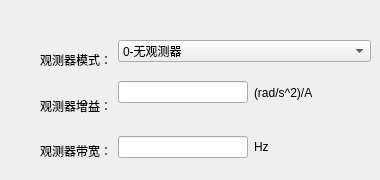
   <widget class="QWidget" name="tab_12">
    <attribute name="title">
     <string>观测器</string>
    </attribute>
    <widget class="QWidget" name="layoutWidget">
     <property name="geometry">
      <rect>
       <x>40</x>
       <y>40</y>
       <width>331</width>
       <height>131</height>
      </rect>
     </property>
     <layout class="QHBoxLayout" name="horizontalLayout_32">
      <item>
       <layout class="QVBoxLayout" name="verticalLayout_30">
        <item>
         <widget class="QLabel" name="label_74">
          <property name="text">
           <string>观测器模式：</string>
          </property>
         </widget>
        </item>
        <item>
         <widget class="QLabel" name="label_75">
          <property name="text">
           <string>观测器增益：</string>
          </property>
         </widget>
        </item>
        <item>
         <widget class="QLabel" name="label_76">
          <property name="text">
           <string>观测器带宽：</string>
          </property>
         </widget>
        </item>
       </layout>
      </item>
      <item>
       <layout class="QVBoxLayout" name="verticalLayout_31">
        <item>
         <widget class="QComboBox" name="comboBox_3">
          <item>
           <property name="text">
            <string>0-无观测器</string>
           </property>
          </item>
          <item>
           <property name="text">
            <string>1-Luenberger</string>
           </property>
          </item>
         </widget>
        </item>
        <item>
         <layout class="QHBoxLayout" name="horizontalLayout_30">
          <item>
           <widget class="QLineEdit" name="lineEdit_23">
            <property name="maximumSize">
             <size>
              <width>130</width>
              <height>16777215</height>
             </size>
            </property>
           </widget>
          </item>
          <item>
           <widget class="QLabel" name="label_77">
            <property name="text">
             <string>(rad/s^2)/A</string>
            </property>
           </widget>
          </item>
         </layout>
        </item>
        <item>
         <layout class="QHBoxLayout" name="horizontalLayout_31">
          <item>
           <widget class="QLineEdit" name="lineEdit_24">
            <property name="maximumSize">
             <size>
              <width>130</width>
              <height>16777215</height>
             </size>
            </property>
           </widget>
          </item>
          <item>
           <widget class="QLabel" name="label_78">
            <property name="text">
             <string>Hz</string>
            </property>
           </widget>
          </item>
         </layout>
        </item>
       </layout>
      </item>
     </layout>
    </widget>
   </widget>
